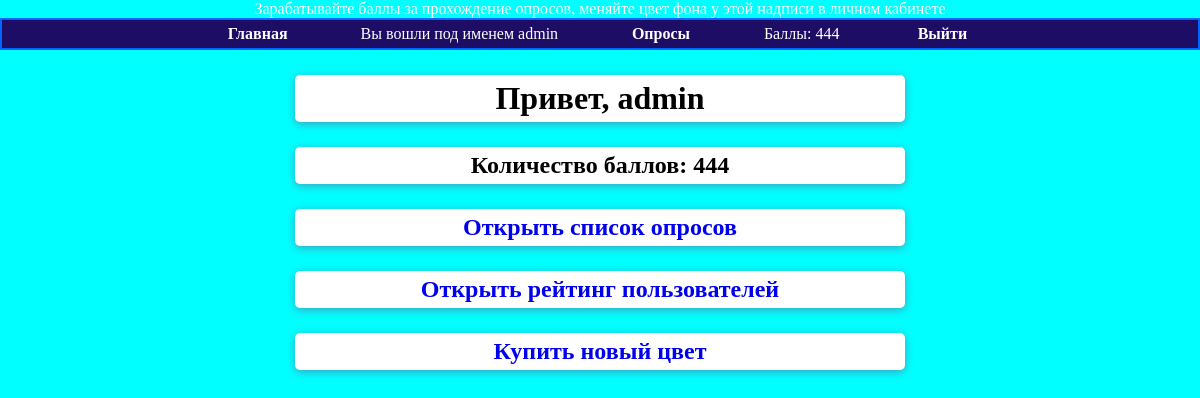
Page / (signed in) on the earlier database version.
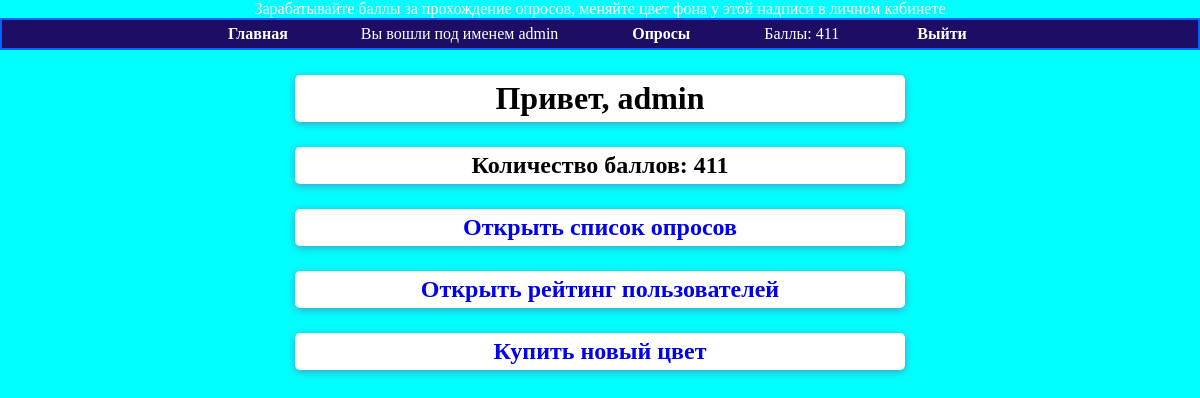
Same page on the later database version.
### base/models.py (models this page shows, shortened)
class MyUser(AbstractBaseUser):
    login = models.CharField(
        verbose_name='Логин',
        max_length=20,
        unique=True,
        null=True,
    )
    chain = models.PositiveIntegerField(default=0, verbose_name='Валюта')
    user_color = models.ForeignKey(UserColor, on_delete=models.CASCADE, null=True, verbose_name='Цвет')
    count_of_tests = models.PositiveIntegerField(default=0, verbose_name='Количество пройденных тестов')
    is_active = models.BooleanField(default=True)
    is_admin = models.BooleanField(default=False)
    objects = MyUserManager()
    USERNAME_FIELD = 'login'
    class Meta:
        verbose_name = 'Пользователя'
        verbose_name_plural = 'Список пользователей'

### base/views.py (the view)
# urls.py: path('', views.Home.as_view(), name='home'),
class Home(TemplateView):
    template_name = 'base/home.html'

### base/models.py (called while the page is built)
    def __str__(self):
        return self.color

### base/templates/base/home.html (shortened to what this page needs)
{% extends "base.html" %}
{% block content %}
    <h1>Привет, {{ user.login|default:'Гость' }}</h1>
    {% if user.is_authenticated %}
        <h2>Количество баллов: {{ user.chain }}</h2>
        <h2><a class='list' href="{% url 'list_questions' %}">Открыть список опросов</a></h2>
        <h2><a class='list' href="{% url 'user-list' %}">Открыть рейтинг пользователей</a></h2>
        <h2><a class='list' href="{% url 'color-list' %}">Купить новый цвет</a></h2>
    {% else %}
        <h2><a class='list' href="{% url 'signup' %}">Зарегистрироваться</a></h2>
        <h2><a class='list' href="{% url 'login' %}">Войти</a></h2>
    {% endif %}
{% endblock %}

### templates/base.html (shortened to what this page needs)
{% load static %}
<!DOCTYPE html>
<html lang="en">
<head>
    <link rel="stylesheet" href=" {% static 'css/base.css' %}">
</head>
<body id="change-color">
<div id="change-color">
    <span id="change-color" class="text">Зарабатывайте баллы за прохождение опросов, меняйте цвет фона у этой надписи в личном кабинете</span><br>
    <ul id="navbar">
        {% if user.is_authenticated %}
            <li {% if section == "home" %}class="selected"{% endif %}>
                <a href="{% url "home" %}">Главная</a>
            </li>
            <li> Вы вошли под именем {{ request.user.login }}
            <li><a href="{% url 'list_questions' %}">Опросы</a></li>
            <li>Баллы: {{ user.chain }}</li>
            <li><a href="{% url 'logout' %}">Выйти</a></li>
        {% else %}
            <li><a href="{% url "login" %}">Войти</a></li>
            <li><a href="{% url 'signup' %}">Регистрация</a></li>
            <li><a href="{% url 'home' %}">Главная</a></li>
        {% endif %}
    </ul>
</div>
<div id="content">
    {% block content %}
    {% endblock %}
</div>
</body>
</html>

Differences in the rows shown:
changed MyUser "admin": chain "444" → "411"
